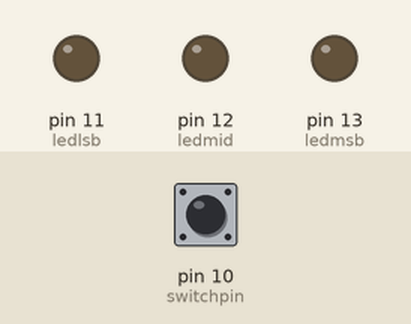
This sketch was run on a simulated Arduino Uno, built with avr-gcc and run on an emulated ATmega328P. On the bench: output pins drawn as LEDs (lit = HIGH). Dashed ring = blinking. Inputs (shaded band) come from the test bench; at power-on: pin 10 (switchpin) LOW.

Above: at 1.2 s.
1.3 s: pin 10 (switchpin) pulled HIGH for 0.15 s
At 3.1 s:
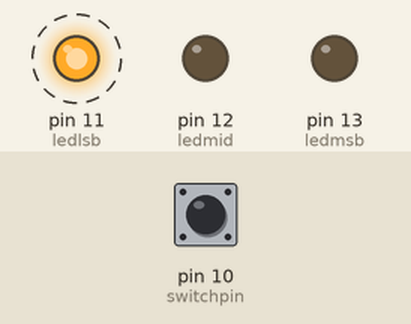
At 5.0 s:
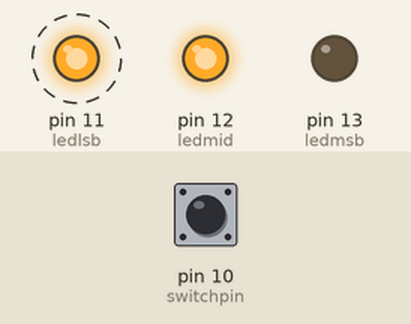
7.4 s: pin 10 (switchpin) pulled HIGH for 3.2 s
At 9.1 s:
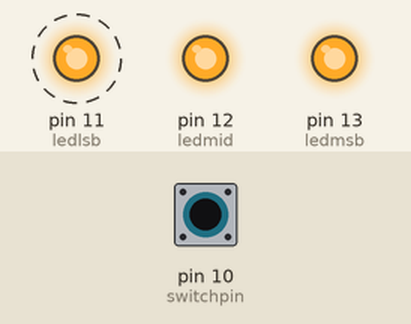
Timing chart, 0 to 18.1 s (numbered marks = the images above; inputs shaded):
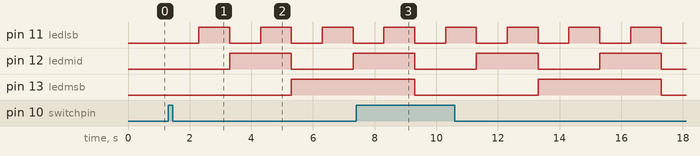

Measured:
- after the input at 1.3 s, pin 11 (ledlsb): alternates HIGH for 1.0 s and LOW for 1.0 s, starting after 1.0 s; pin 12 (ledmid): LOW → HIGH after 2.0 s, → LOW 2.0 s later, → HIGH 2.0 s later; pin 13 (ledmsb): LOW → HIGH after 4.0 s

The sketch:

3_bit_counter1.ino
```cpp
int ledmsb = 13;
int ledmid = 12;
int ledlsb = 11;
int switchpin = 10;
boolean lastbutton = LOW;
void setup()
{
  pinMode(ledmsb, OUTPUT);
  pinMode (ledmid, OUTPUT);
  pinMode(ledlsb, OUTPUT);
  pinMode(switchpin, INPUT);
}

void loop()
{
  if (digitalRead(switchpin) == HIGH && lastbutton == LOW)
  {
    for(int i=0; i<2; i++)
    {
      for(int j=0; j<2; j++)
      {
        for(int k=0; k<2; k++)
        {
          digitalWrite(ledmsb,i);
          digitalWrite(ledmid,j);
          digitalWrite(ledlsb,k);
          lastbutton = !lastbutton;
          delay (1000);
        }
      }
    }
  }
  else
  {
    lastbutton = LOW;
    digitalWrite( ledmsb, LOW);
    digitalWrite( ledmid, LOW);
    digitalWrite( ledlsb, LOW);
  }
}
```
